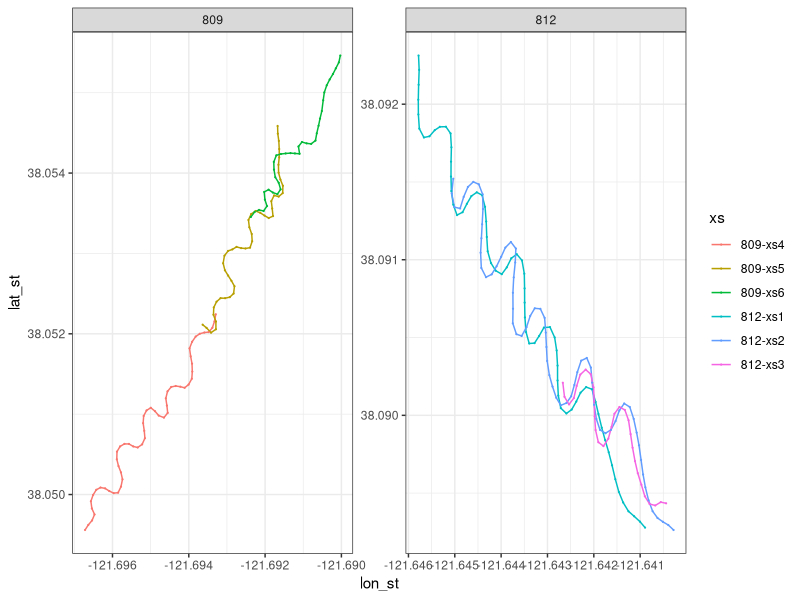
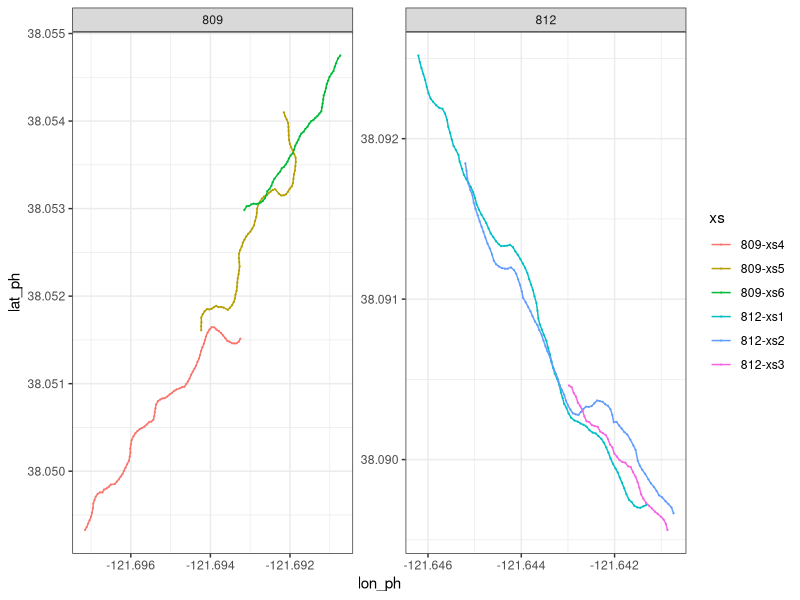
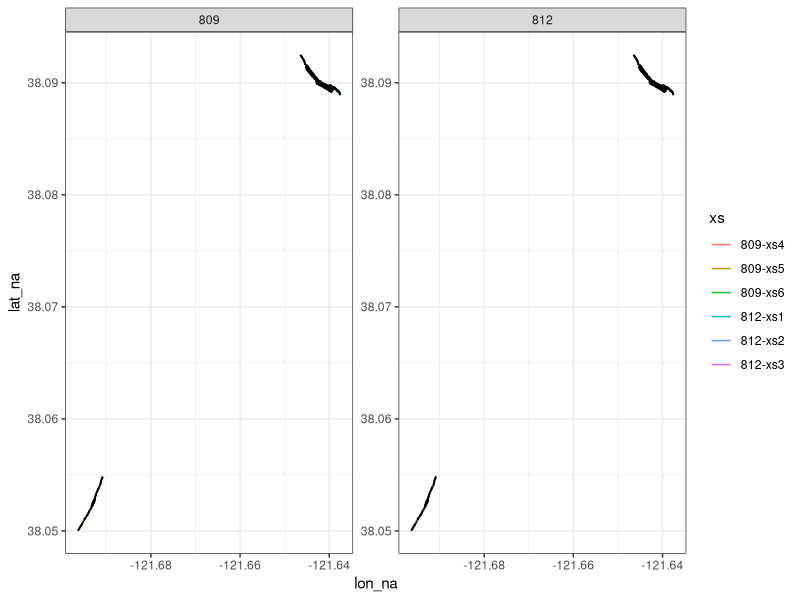

Write the R code that produced these figures, in order. (Note: this script raises an error after producing the figures.)
library(tidyverse)
library(geosphere)
library(lubridate)
library(zoo)

# Import and compile GPS track data ---------------------------------------

## Stryker ----
#creating df- stryker-6 rows, site 812-3,809-3, start and stop- each transect-
#rows in excel

stryker_startstop <- data.frame(boat = rep("stryker",6), 
                                site = c(rep("812", 3), rep("809", 3)),
                                start = c(7, 80, 153, 187, 246, 298), 
                                end = c(76, 149, 183, 243, 294, 336))

stryker = data.frame()
stryker_raw = data.frame()



for(xs in 1:nrow(stryker_startstop)){
  print(xs)
  
  #loop each row
  
  temp <- read.csv("data/Survey02_20250122/RouteHistoryFullBkup_DWRBoat_Jan22.csv", 
                   skip = stryker_startstop[xs, "start"] - 1, nrow = stryker_startstop[xs, "end"] - stryker_startstop[xs, "start"], header = F)
  
  #not sure what this does- reads csv- 
  
  
  colnames(temp) = c("Junk", "lat", "lon", "datetime", "speed")
  
  #create colnames
  
  temp$timestamp <- as.POSIXct(temp$datetime, format = "%Y-%m-%dT%H:%M:%SZ", tz = "America/Los_Angeles")
  #change format
  complete_timestamps <- seq(min(temp$timestamp), max(temp$timestamp), by = "1 sec")
 
   #round up and round down time stamp to equal one sec
  
  merged_data <- data.frame(timestamp = complete_timestamps) %>%
    left_join(temp, by = "timestamp")
  
  #change time stamp column to complete time stamps
  
  interpolated_data <- merged_data %>%
    mutate(lat = na.approx(lat, rule = 2),
           lon = na.approx(lon, rule = 2))
  
  #create interpolate df- not sure what r=2 means
  
  interpolated_data$xs <- paste0(stryker_startstop[xs, "site"], "-xs", xs)
  temp$xs <- paste0(stryker_startstop[xs, "site"], "-xs", xs)
  
  #creating column name that says site but doesn't say xs?
  
  interpolated_data$site <- stryker_startstop[xs, "site"]
  temp$site = stryker_startstop[xs, "site"]
  
  stryker <- rbind(stryker, interpolated_data[, c("site", "xs", "timestamp", "lat", "lon")])
  stryker_raw <- rbind(stryker_raw, temp)
  
  rm(temp, interpolated_data, merged_data)
  #not sure what this is
}

stryker$boat = "Stryker"
colnames(stryker) <- c("site", "xs", "timestamp", "lat_st", "lon_st", "boat")

## Phantom ----
phantom_startstop <- data.frame(boat = rep("phantom", 6), 
                                site = c(rep("812", 3), rep("809", 3)),
                                start = c(7, 112, 206, 251, 343, 425), 
                                end = c(108, 202, 247, 339, 421, 481))

phantom = data.frame()
phantom_raw = data.frame()

for(xs in 1:nrow(phantom_startstop)){
  print(xs)
  
  temp <- read.csv("data/Survey02_20250122/20250122_RouteHistory_CFS.csv", 
                   skip = phantom_startstop[xs, "start"] - 1, nrow = phantom_startstop[xs, "end"] - phantom_startstop[xs, "start"], header = F)
  
  colnames(temp) = c("Junk", "lat", "lon", "datetime", "speed")
  
  temp$timestamp <- as.POSIXct(temp$datetime, format = "%Y-%m-%dT%H:%M:%SZ", tz = "America/Los_Angeles")
  
  complete_timestamps <- seq(min(temp$timestamp), max(temp$timestamp), by = "1 sec")
  
  merged_data <- data.frame(timestamp = complete_timestamps) %>%
    left_join(temp, by = "timestamp")
  
  interpolated_data <- merged_data %>%
    mutate(lat = na.approx(lat, rule = 2),
           lon = na.approx(lon, rule = 2))
  
  interpolated_data$xs <- paste0(phantom_startstop[xs, "site"], "-xs", xs)
  temp$xs <- paste0(phantom_startstop[xs, "site"], "-xs", xs)
  
  interpolated_data$site <- phantom_startstop[xs, "site"]
  temp$site = phantom_startstop[xs, "site"]
  
  phantom <- rbind(phantom, interpolated_data[, c("site", "xs", "timestamp", "lat", "lon")])
  phantom_raw <- rbind(phantom_raw, temp)
  
  rm(temp, interpolated_data, merged_data)
}

phantom$boat = "Phantom"
colnames(phantom) <- c("site", "xs", "timestamp", "lat_ph", "lon_ph", "boat")

## CDFW ---- now 
cdfw_startstop <- data.frame(boat = rep("cdfw", 6), 
                                site = c(rep("812", 3), rep("809", 3)),
                                start = c(7, 235, 309), 
                                end = c(231, 305, 336))


cdfw = data.frame()
cdfw_raw = data.frame()

for(xs in 1:nrow(cdfw_startstop)){
  print(xs)
  
  temp <- read.csv("data/Survey02_20250122/RouteHistoryFullBkup_CDFW Jan22.csv", 
                   skip = cdfw_startstop[xs, "start"] - 1, nrow = cdfw_startstop[xs, "end"] - cdfw_startstop[xs, "start"], header = F)
  
  colnames(temp) = c("Junk", "lat", "lon", "datetime", "speed")
  
  temp$timestamp <- as.POSIXct(temp$datetime, format = "%Y-%m-%dT%H:%M:%SZ", tz = "America/Los_Angeles")
  
  complete_timestamps <- seq(min(temp$timestamp), max(temp$timestamp), by = "1 sec")
  
  merged_data <- data.frame(timestamp = complete_timestamps) %>%
    left_join(temp, by = "timestamp")
  
  interpolated_data <- merged_data %>%
    mutate(lat = na.approx(lat, rule = 2),
           lon = na.approx(lon, rule = 2))
  
  interpolated_data$xs <- paste0(cdfw_startstop[xs, "site"], "-xs", xs)
  temp$xs <- paste0(cdfw_startstop[xs, "site"], "-xs", xs)
  
  interpolated_data$site <- cdfw_startstop[xs, "site"]
  temp$site = cdfw_startstop[xs, "site"]
  
  cdfw <- rbind(cdfw, interpolated_data[, c("site", "xs", "timestamp", "lat", "lon")])
  cdfw_raw <- rbind(cdfw_raw, temp)
  
  rm(temp, interpolated_data, merged_data)
}

cdfw$boat = "cdfw"
colnames(cdfw) <- c("site", "xs", "timestamp", "lat_na", "lon_na", "boat")

## Merge vessel tracks ----

vessels <- merge(merge(stryker, 
                       phantom[, c("timestamp", "lat_ph", "lon_ph")], by = "timestamp", all.x = T),
                 cdfw[, c("timestamp", "lat_na", "lon_na")], by = "timestamp", all.x = T) 

xs_lookup <- data.frame(xs = c("809-xs6", "809-xs5", "809-xs4", "812-xs3", "812-xs2", "812-xs1"),
                        xs_cor = c("809-xs1", "809-xs2", "809-xs3", "812-xs1", "812-xs2", "812-xs3"))

vessels <- merge(vessels, xs_lookup, by = "xs", all.x = T)

# Visualize tracks --------------------------------------------------------

ggplot(stryker, aes(x = lon_st, y = lat_st, color = xs)) + 
  geom_path() + theme_bw() + 
  geom_point(data = stryker_raw, aes(x = lon, y = lat), size = .1) +
  facet_wrap(site ~ ., scales = "free")

ggplot(phantom, aes(x = lon_ph, y = lat_ph, color = xs)) + 
  geom_path() + theme_bw() + 
  geom_point(data = phantom_raw, aes(x = lon, y = lat), size = .1) +
  facet_wrap(site ~ ., scales = "free")

ggplot(cdfw, aes(x = lon_na, y = lat_na, color = xs)) + 
  geom_path() + theme_bw() + 
  geom_point(data = cdfw_raw, aes(x = lon, y = lat), color = "black", size = .1) +
  facet_wrap(site ~ ., scales = "free")

# Calculate vessel spacing ------------------------------------------------

vessels$stryker2phantom <- NA
vessels$cdfw2phantom <- NA
vessels$stryker_velocity <- NA
vessels$phantom_velocity <- NA
vessels$cdfw_velocity <- NA

for(i in 1:nrow(vessels)){
  print(i)
  
  #if(complete.cases(vessels[,c("lon_st", "lat_st", "lon_ph","lat_ph")])[i]){
  try(vessels[i,"stryker2phantom"] <- distm(c(vessels[i,"lon_st"], vessels[i,"lat_st"]), 
                                            c(vessels[i,"lon_ph"], vessels[i,"lat_ph"]), 
                                            fun = distHaversine))
   #}
  
  # if(complete.cases(vessels[,c("lon_na", "lat_na", "lon_ph","lat_ph")])[i]){
  try(vessels[i,"cdfw2phantom"] <- distm(c(vessels[i,"lon_na"], vessels[i,"lat_na"]), 
                                             c(vessels[i,"lon_ph"], vessels[i,"lat_ph"]), 
                                             fun = distHaversine))
  # }
  
  # if(complete.cases(vessels[,c("lon_na", "lat_na", "lon_st","lat_st")])[i]){
  try(vessels[i,"stryker2cdfw"] <- distm(c(vessels[i,"lon_na"], vessels[i,"lat_na"]), 
                                             c(vessels[i,"lon_st"], vessels[i,"lat_st"]), 
                                             fun = distHaversine))
  # }
  
  try(vessels[i,"stryker_velocity"] <- distm(c(vessels[i,"lon_st"], vessels[i,"lat_st"]), 
                                             c(vessels[i + 1,"lon_st"], vessels[i + 1,"lat_st"]), 
                                             fun = distHaversine) * 2.23693629)
  
  try(vessels[i,"phantom_velocity"] <- distm(c(vessels[i,"lon_ph"], vessels[i,"lat_ph"]), 
                                             c(vessels[i + 1,"lon_ph"], vessels[i + 1,"lat_ph"]), 
                                             fun = distHaversine) * 2.23693629)
  
  try(vessels[i,"cdfw_velocity"] <- distm(c(vessels[i,"lon_na"], vessels[i,"lat_na"]), 
                                              c(vessels[i + 1,"lon_na"], vessels[i + 1,"lat_na"]), 
                                              fun = distHaversine) * 2.23693629)
  
  
}


# Plot vessel tracks, velocity, and spacing -------------------------------

(v_spacing_809 <- ggplot(vessels[vessels$xs_cor %in% c("809-xs1","809-xs2","809-xs3"),], 
                         aes(x = timestamp, y = stryker2phantom)) + 
   geom_line(color = "cyan4", linewidth = 1) +
   geom_line(aes(y = scrutiny2phantom), linewidth = 1) +
   # geom_line(aes(y = stryker2scrutiny), color = "blue",linewidth = 1) + 
   theme_bw() + labs(y = "Distance (m)") + 
   theme(axis.text.x = element_text(angle = 45, hjust = 1),
         axis.text.y = element_text(angle = 90, hjust = .5)) +
   ylim(0,250) +
   facet_grid(. ~ xs_cor, scales = "free"))

(v_spacing_812 <- ggplot(vessels[vessels$xs_cor %in% c("812-xs1","812-xs2","812-xs3"),], 
                         aes(x = timestamp, y = stryker2phantom)) + 
    geom_line(color = "cyan4", linewidth = 1) +
    geom_line(aes(y = scrutiny2phantom), linewidth = 1) + 
    theme_bw() + labs(y = "Distance (m)") + 
    theme(axis.text.x = element_text(angle = 45, hjust = 1),
          axis.text.y = element_text(angle = 90, hjust = .5)) +
    ylim(0,250) +
    facet_grid(. ~ xs_cor, scales = "free"))

(v_velocity_809 <- ggplot(data = vessels[vessels$xs_cor %in% c("809-xs1","809-xs2","809-xs3") &
                                           vessels$stryker_velocity < 10 & is.na(vessels$stryker_velocity) == F,],
                          aes(x = timestamp, y = stryker_velocity)) + 
    geom_line(color = "cyan4", linewidth = 1, alpha = .25) +
    geom_line(color = "cyan4", linewidth = 1, stat = "smooth", span = .25) +
    geom_line(data = vessels[vessels$xs_cor %in% c("809-xs1","809-xs2","809-xs3") &
                               vessels$phantom_velocity < 10 & is.na(vessels$phantom_velocity) == F, ],
              aes(y = phantom_velocity), color = "salmon3", linewidth = 1, alpha = .2) +
    geom_line(data = vessels[vessels$xs_cor %in% c("809-xs1","809-xs2","809-xs3") &
                               vessels$phantom_velocity < 10 & is.na(vessels$phantom_velocity) == F, ],
              aes(y = phantom_velocity), color = "salmon3", linewidth = 1, stat = "smooth", span = .25) +
    geom_line(data = vessels[vessels$xs_cor %in% c("809-xs1","809-xs2","809-xs3") &
                               vessels$scrutiny_velocity < 10 & is.na(vessels$scrutiny_velocity) == F, ],
              aes(y = scrutiny_velocity), linewidth = 1, alpha = .25) +
    theme_bw() + labs(y = "Velocity (mph)") + 
    theme(axis.text.x = element_text(angle = 45, hjust = 1),
          axis.text.y = element_text(angle = 90, hjust = .5)) +
    ylim(0, 6) +
    facet_grid(. ~ xs_cor, scales = "free"))

(v_velocity_812 <- ggplot(data = vessels[vessels$xs_cor %in% c("812-xs1","812-xs2","812-xs3") &
                                           vessels$stryker_velocity < 10 & is.na(vessels$stryker_velocity) == F,], 
                          aes(x = timestamp, y = stryker_velocity)) + 
    geom_line(color = "cyan4", linewidth = 1, alpha = .25) +
    geom_line(color = "cyan4", linewidth = 1, stat = "smooth", span = .25) +
    geom_line(data = vessels[vessels$xs_cor %in% c("812-xs1","812-xs2","812-xs3") &
                               vessels$phantom_velocity < 10 & is.na(vessels$phantom_velocity) == F, ],
              aes(y = phantom_velocity), color = "salmon3", linewidth = 1, alpha = .25) +
    geom_line(data = vessels[vessels$xs_cor %in% c("812-xs1","812-xs2","812-xs3") &
                               vessels$phantom_velocity < 10 & is.na(vessels$phantom_velocity) == F, ],
              aes(y = phantom_velocity), color = "salmon3", linewidth = 1, stat = "smooth", span = .25) +
    geom_line(data = vessels[vessels$xs_cor %in% c("812-xs1","812-xs2","812-xs3") &
                               vessels$scrutiny_velocity < 10 & is.na(vessels$scrutiny_velocity) == F, ],
              aes(y = scrutiny_velocity), linewidth = 1) +
    theme_bw() + labs(y = "Velocity (mph)") + 
    theme(axis.text.x = element_text(angle = 45, hjust = 1),
          axis.text.y = element_text(angle = 90, hjust = .5)) +
    ylim(0, 6) +
    facet_grid(. ~ xs_cor, scales = "free"))


(v_tracks_809 <- ggplot(vessels[vessels$xs_cor %in% c("809-xs1","809-xs2","809-xs3"),], 
                        aes(x = lon_st, y = lat_st)) + 
    geom_path(color = "cyan4", linewidth = 2) +
    geom_path(aes(x = lon_ph, y = lat_ph), color = "salmon3", alpha = .5, linewidth = 2) + 
    geom_path(aes(x = lon_na, y = lat_na), linewidth = 2) + 
    theme_bw() + labs(y = "Latitude", x = "Longitude") + coord_fixed() +
    theme(axis.text.x = element_text(angle = 45, hjust = 1),
          axis.text.y = element_text(angle = 90, hjust = .5)) +
    facet_grid(. ~ xs_cor))

(v_tracks_812 <- ggplot(vessels[vessels$xs_cor %in% c("812-xs1","812-xs2","812-xs3"),], 
                        aes(x = lon_st, y = lat_st)) + 
    geom_path(color = "cyan4", linewidth = 2) +
    geom_path(aes(x = lon_ph, y = lat_ph), color = "salmon3", alpha = .5, linewidth = 2) + 
    geom_path(aes(x = lon_na, y = lat_na), linewidth = 2) + 
    theme_bw() + labs(y = "Latitude", x = "Longitude") +  coord_fixed() +
    theme(axis.text.x = element_text(angle = 45, hjust = 1),
          axis.text.y = element_text(angle = 90, hjust = .5)) +
    facet_grid(. ~ xs_cor))


png("output/eDNA_vessel_spacing_20250108_%02d.png",
    height = 7, width = 10, units = "in", res = 1000, family = "serif")

cowplot::plot_grid(v_tracks_809, v_tracks_812,
                   v_spacing_809, v_spacing_812, 
                   align = "v")

dev.off()

png("output/eDNA_vessel_velocity_20250108_%02d.png",
    height = 10, width = 10, units = "in", res = 1000, family = "serif")

cowplot::plot_grid(v_tracks_809, v_tracks_812,
                   v_velocity_809, v_velocity_812, 
                   v_spacing_809, v_spacing_812, 
                   align = "v", nrow = 3)

dev.off()
